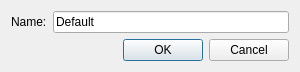
<?xml version="1.0" encoding="UTF-8"?>
<ui version="4.0">
 <class>CFlowGraphNewDlg</class>
 <widget class="QDialog" name="CFlowGraphNewDlg">
  <property name="geometry">
   <rect>
    <x>0</x>
    <y>0</y>
    <width>300</width>
    <height>72</height>
   </rect>
  </property>
  <layout class="QGridLayout" name="gridLayout">
   <item row="1" column="0" colspan="2">
    <widget class="QDialogButtonBox" name="buttonBox">
     <property name="standardButtons">
      <set>QDialogButtonBox::Cancel|QDialogButtonBox::Ok</set>
     </property>
    </widget>
   </item>
   <item row="0" column="0">
    <widget class="QLabel" name="NAME">
     <property name="text">
      <string>Name:</string>
     </property>
    </widget>
   </item>
   <item row="0" column="1">
    <widget class="QLineEdit" name="FLOWGRAPH_NAME">
     <property name="text">
      <string>Default</string>
     </property>
     <property name="alignment">
      <set>Qt::AlignLeading|Qt::AlignLeft|Qt::AlignVCenter</set>
     </property>
    </widget>
   </item>
  </layout>
 </widget>
 <resources/>
 <connections/>
</ui>
